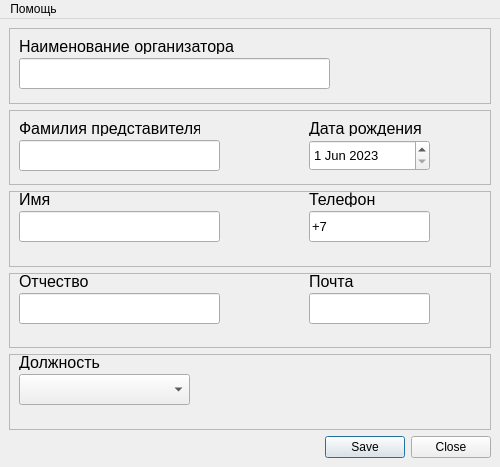
<?xml version="1.0" encoding="UTF-8"?>
<ui version="4.0">
 <class>MainWindow</class>
 <widget class="QMainWindow" name="MainWindow">
  <property name="geometry">
   <rect>
    <x>0</x>
    <y>0</y>
    <width>500</width>
    <height>467</height>
   </rect>
  </property>
  <property name="windowTitle">
   <string>MainWindow</string>
  </property>
  <widget class="QWidget" name="centralwidget">
   <layout class="QGridLayout" name="gridLayout">
    <item row="1" column="0">
     <layout class="QVBoxLayout" name="verticalLayout">
      <item>
       <layout class="QHBoxLayout" name="horizontalLayout">
        <item>
         <layout class="QVBoxLayout" name="verticalLayout_2">
          <item>
           <widget class="QFrame" name="frame">
            <property name="frameShape">
             <enum>QFrame::StyledPanel</enum>
            </property>
            <property name="frameShadow">
             <enum>QFrame::Raised</enum>
            </property>
            <widget class="QLabel" name="label_4">
             <property name="geometry">
              <rect>
               <x>10</x>
               <y>10</y>
               <width>221</width>
               <height>16</height>
              </rect>
             </property>
             <property name="font">
              <font>
               <pointsize>12</pointsize>
              </font>
             </property>
             <property name="text">
              <string>Наименование организатора</string>
             </property>
            </widget>
            <widget class="QLineEdit" name="NameLineEdit">
             <property name="geometry">
              <rect>
               <x>10</x>
               <y>30</y>
               <width>311</width>
               <height>31</height>
              </rect>
             </property>
             <property name="font">
              <font>
               <pointsize>12</pointsize>
              </font>
             </property>
             <property name="text">
              <string/>
             </property>
            </widget>
           </widget>
          </item>
          <item>
           <widget class="QFrame" name="frame_5">
            <property name="frameShape">
             <enum>QFrame::StyledPanel</enum>
            </property>
            <property name="frameShadow">
             <enum>QFrame::Raised</enum>
            </property>
            <widget class="QLineEdit" name="FNameLineEdit">
             <property name="geometry">
              <rect>
               <x>10</x>
               <y>30</y>
               <width>201</width>
               <height>31</height>
              </rect>
             </property>
             <property name="font">
              <font>
               <pointsize>12</pointsize>
              </font>
             </property>
             <property name="text">
              <string/>
             </property>
            </widget>
            <widget class="QLabel" name="label">
             <property name="geometry">
              <rect>
               <x>10</x>
               <y>10</y>
               <width>181</width>
               <height>16</height>
              </rect>
             </property>
             <property name="font">
              <font>
               <pointsize>12</pointsize>
              </font>
             </property>
             <property name="text">
              <string>Фамилия представителя</string>
             </property>
            </widget>
            <widget class="QLabel" name="label_9">
             <property name="geometry">
              <rect>
               <x>300</x>
               <y>10</y>
               <width>121</width>
               <height>16</height>
              </rect>
             </property>
             <property name="font">
              <font>
               <pointsize>12</pointsize>
              </font>
             </property>
             <property name="text">
              <string>Дата рождения</string>
             </property>
            </widget>
            <widget class="QDateEdit" name="BirthDateEdit">
             <property name="geometry">
              <rect>
               <x>300</x>
               <y>30</y>
               <width>121</width>
               <height>31</height>
              </rect>
             </property>
             <property name="font">
              <font>
               <pointsize>10</pointsize>
              </font>
             </property>
             <property name="dateTime">
              <datetime>
               <hour>0</hour>
               <minute>0</minute>
               <second>0</second>
               <year>2023</year>
               <month>6</month>
               <day>1</day>
              </datetime>
             </property>
            </widget>
           </widget>
          </item>
          <item>
           <widget class="QFrame" name="frame_6">
            <property name="frameShape">
             <enum>QFrame::StyledPanel</enum>
            </property>
            <property name="frameShadow">
             <enum>QFrame::Raised</enum>
            </property>
            <widget class="QLineEdit" name="PhoneLineEdit">
             <property name="geometry">
              <rect>
               <x>300</x>
               <y>20</y>
               <width>121</width>
               <height>31</height>
              </rect>
             </property>
             <property name="font">
              <font>
               <pointsize>10</pointsize>
              </font>
             </property>
             <property name="text">
              <string>+7</string>
             </property>
            </widget>
            <widget class="QLineEdit" name="LNameLineEdit">
             <property name="geometry">
              <rect>
               <x>10</x>
               <y>20</y>
               <width>201</width>
               <height>31</height>
              </rect>
             </property>
             <property name="font">
              <font>
               <pointsize>12</pointsize>
              </font>
             </property>
             <property name="text">
              <string/>
             </property>
            </widget>
            <widget class="QLabel" name="label_2">
             <property name="geometry">
              <rect>
               <x>10</x>
               <y>0</y>
               <width>41</width>
               <height>16</height>
              </rect>
             </property>
             <property name="font">
              <font>
               <pointsize>12</pointsize>
              </font>
             </property>
             <property name="text">
              <string>Имя </string>
             </property>
            </widget>
            <widget class="QLabel" name="label_10">
             <property name="geometry">
              <rect>
               <x>300</x>
               <y>0</y>
               <width>71</width>
               <height>16</height>
              </rect>
             </property>
             <property name="font">
              <font>
               <pointsize>12</pointsize>
              </font>
             </property>
             <property name="text">
              <string>Телефон</string>
             </property>
            </widget>
           </widget>
          </item>
          <item>
           <widget class="QFrame" name="frame_7">
            <property name="frameShape">
             <enum>QFrame::StyledPanel</enum>
            </property>
            <property name="frameShadow">
             <enum>QFrame::Raised</enum>
            </property>
            <widget class="QLineEdit" name="MNameLineEdit_2">
             <property name="geometry">
              <rect>
               <x>10</x>
               <y>20</y>
               <width>201</width>
               <height>31</height>
              </rect>
             </property>
             <property name="font">
              <font>
               <pointsize>12</pointsize>
              </font>
             </property>
             <property name="text">
              <string/>
             </property>
            </widget>
            <widget class="QLabel" name="label_12">
             <property name="geometry">
              <rect>
               <x>10</x>
               <y>0</y>
               <width>81</width>
               <height>16</height>
              </rect>
             </property>
             <property name="font">
              <font>
               <pointsize>12</pointsize>
              </font>
             </property>
             <property name="text">
              <string>Отчество</string>
             </property>
            </widget>
            <widget class="QLabel" name="label_11">
             <property name="geometry">
              <rect>
               <x>300</x>
               <y>0</y>
               <width>71</width>
               <height>16</height>
              </rect>
             </property>
             <property name="font">
              <font>
               <pointsize>12</pointsize>
              </font>
             </property>
             <property name="text">
              <string>Почта</string>
             </property>
            </widget>
            <widget class="QLineEdit" name="MailLineEdit">
             <property name="geometry">
              <rect>
               <x>300</x>
               <y>20</y>
               <width>121</width>
               <height>31</height>
              </rect>
             </property>
             <property name="font">
              <font>
               <pointsize>10</pointsize>
              </font>
             </property>
             <property name="text">
              <string/>
             </property>
            </widget>
           </widget>
          </item>
          <item>
           <widget class="QFrame" name="frame_4">
            <property name="frameShape">
             <enum>QFrame::StyledPanel</enum>
            </property>
            <property name="frameShadow">
             <enum>QFrame::Raised</enum>
            </property>
            <widget class="QLabel" name="label_3">
             <property name="geometry">
              <rect>
               <x>10</x>
               <y>0</y>
               <width>81</width>
               <height>16</height>
              </rect>
             </property>
             <property name="font">
              <font>
               <pointsize>12</pointsize>
              </font>
             </property>
             <property name="text">
              <string>Должность</string>
             </property>
            </widget>
            <widget class="QComboBox" name="SportComboBox">
             <property name="geometry">
              <rect>
               <x>10</x>
               <y>20</y>
               <width>171</width>
               <height>31</height>
              </rect>
             </property>
             <property name="font">
              <font>
               <pointsize>10</pointsize>
              </font>
             </property>
            </widget>
           </widget>
          </item>
         </layout>
        </item>
       </layout>
      </item>
      <item>
       <widget class="QDialogButtonBox" name="CreateButtonBox">
        <property name="font">
         <font>
          <pointsize>9</pointsize>
         </font>
        </property>
        <property name="standardButtons">
         <set>QDialogButtonBox::Close|QDialogButtonBox::Save</set>
        </property>
       </widget>
      </item>
     </layout>
    </item>
   </layout>
  </widget>
  <widget class="QMenuBar" name="menubar">
   <property name="geometry">
    <rect>
     <x>0</x>
     <y>0</y>
     <width>500</width>
     <height>22</height>
    </rect>
   </property>
   <widget class="QMenu" name="menu">
    <property name="font">
     <font>
      <pointsize>9</pointsize>
     </font>
    </property>
    <property name="title">
     <string>Помощь</string>
    </property>
   </widget>
   <addaction name="menu"/>
  </widget>
 </widget>
 <resources/>
 <connections/>
</ui>
